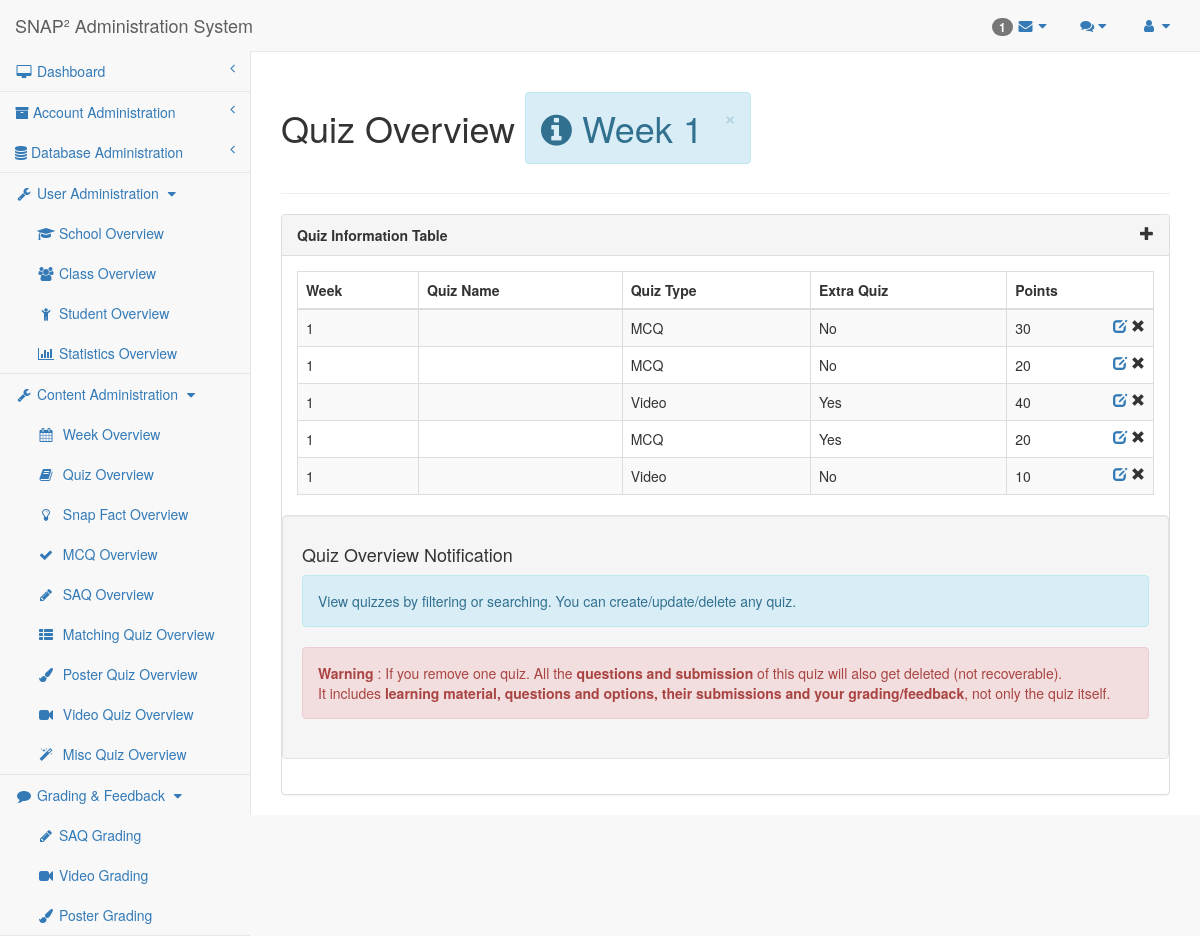
Before: /researcher/quiz.php?week=1 (signed in) with the older database file.
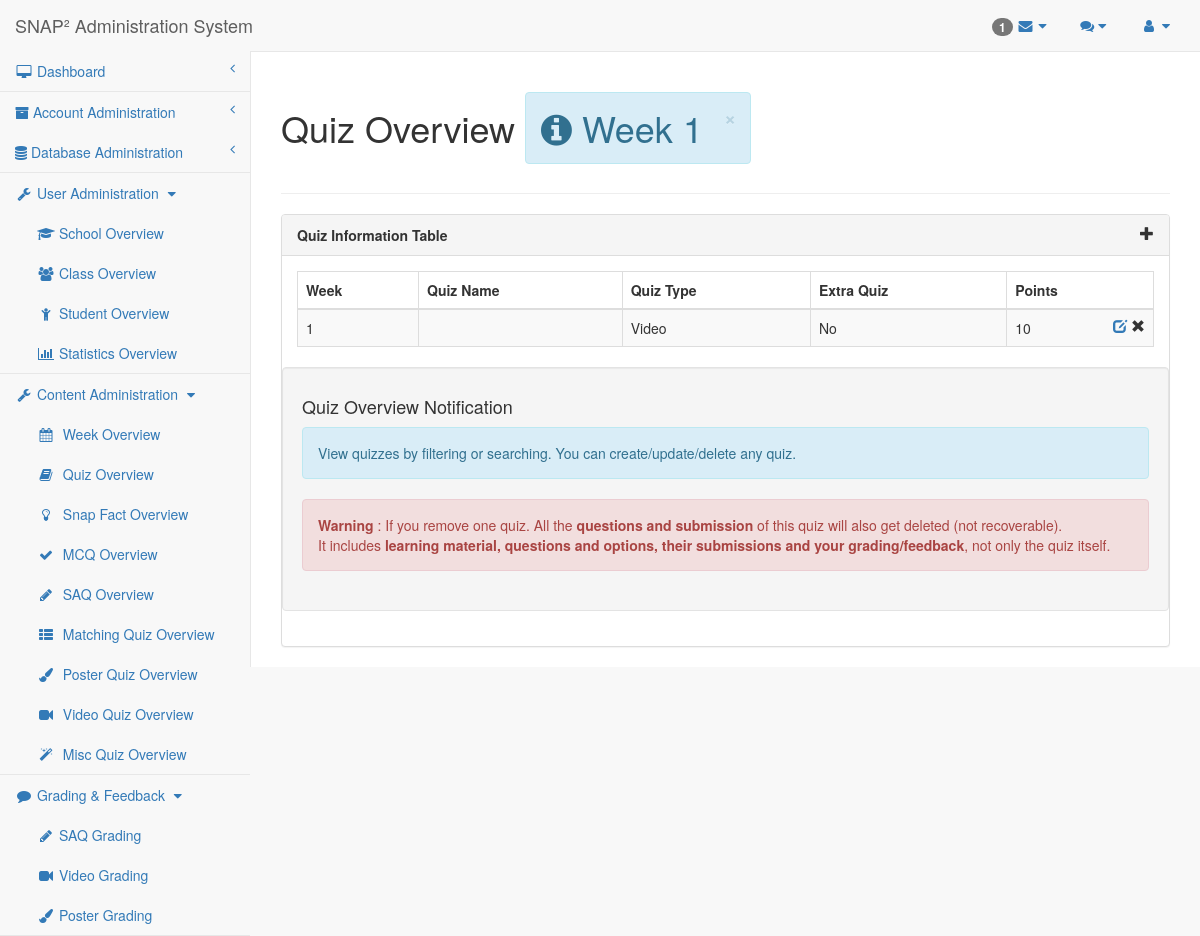
After: the same page with the newer database file.
### tables this page shows
CREATE TABLE `quiz` (
  `QuizID` mediumint(9) NOT NULL AUTO_INCREMENT,
  `Week` mediumint(9) DEFAULT NULL,
  `QuizType` enum('SAQ','MCQ','Matching','Poster','Misc') DEFAULT NULL,
  `ExtraQuiz` tinyint(1) DEFAULT 0,
  `TopicID` mediumint(9) DEFAULT NULL,
  `QuizName` text DEFAULT NULL,
  PRIMARY KEY (`QuizID`),
  KEY `Quiz_TopicID_FK` (`TopicID`),
  CONSTRAINT `Quiz_TopicID_FK` FOREIGN KEY (`TopicID`) REFERENCES `topic` (`TopicID`) ON DELETE CASCADE ON UPDATE CASCADE
);

CREATE TABLE `mcq_section` (
  `QuizID` mediumint(9) NOT NULL DEFAULT 0,
  `Points` mediumint(9) DEFAULT 0,
  PRIMARY KEY (`QuizID`),
  CONSTRAINT `MCQ_Section_QuizID_FK` FOREIGN KEY (`QuizID`) REFERENCES `quiz` (`QuizID`) ON DELETE CASCADE ON UPDATE CASCADE
);

### researcher/researcher-lib.php (called while the page is built, shortened)
<?php
require_once("../mysql-lib.php");
$userAdminPageArr = array('School', 'Class', 'Student', 'Statistics');
$userAdminIconArr = array('mortar-board', 'users', 'child', 'bar-chart');
$contentAdminPageArr = array('Week', 'Quiz', 'Snap Fact', 'MCQ', 'SAQ', 'Matching', 'Poster', 'Video', 'Misc');
$quizTypeArr = array('Matching', 'Poster', 'Video', 'Image', 'Misc');
$contentAdminIconArr = array('calendar', 'book', 'lightbulb-o', 'check', 'pencil', 'th-list', 'paint-brush', 'video-camera', 'magic');
$gradingPageArr = array('SAQ Grading', 'Video Grading', 'Poster Grading');
$gradingIconArr = array('pencil', 'video-camera', 'paint-brush');
$editableQuizTypeArr = array('MCQ', 'SAQ', 'Matching', 'Poster', 'Video');
$pageName = basename($_SERVER['SCRIPT_FILENAME'], '.php');
$pageNameForView = getPageNameForView($pageName);
function getPageNameForView($pageName)
{
    $pageNameForView = str_replace('-', ' ', str_replace('editor', '', $pageName));
    $pageNameForView = str_replace('mcq', 'Multiple Choice Quiz', $pageNameForView);
    return ucwords($pageNameForView);
}
?>

### mysql-lib.php (called while the page is built, shortened)
<?php
function getQuizzesByWeek(PDO $conn, $week)
{
    $quizSql = "SELECT QuizID, Week, QuizType, TopicName, ExtraQuiz
                   FROM Quiz NATURAL JOIN Topic WHERE Week = ?";
    $quizQuery = $conn->prepare($quizSql);
    $quizQuery->execute(array($week));
    $quizResult = $quizQuery->fetchAll(PDO::FETCH_OBJ);
    return $quizResult;
}
function getQuizPoints(PDO $conn, $quizID)
{
    $pointsBySection = array('MCQ', 'Matching', 'Poster', 'Misc');
    $pointsByQuestion = array('SAQ', 'Video', 'Image');
    $points = 0;
    $quizTypeSql = "SELECT COUNT(*) FROM Quiz WHERE QuizID = ?";
    $quizTypeQuery = $conn->prepare($quizTypeSql);
    $quizTypeQuery->execute(array($quizID));
    if ($quizTypeQuery->fetchColumn() > 0) {
        $quizTypeSql = "SELECT QuizType FROM Quiz WHERE QuizID = ?";
        $quizTypeQuery = $conn->prepare($quizTypeSql);
        $quizTypeQuery->execute(array($quizID));
        $quizTypeResult = $quizTypeQuery->fetch(PDO::FETCH_OBJ);
        $quizType = $quizTypeResult->QuizType;
        if (in_array($quizType, $pointsBySection)) {
            $pointsSql = "SELECT Points AS SumPoints FROM Quiz NATURAL JOIN " . $quizType . "_Section WHERE QuizID = ?";
        } else if (in_array($quizType, $pointsByQuestion)) {
            $pointsSql = "SELECT SUM(Points) AS SumPoints FROM Quiz NATURAL JOIN SAQ_Section NATURAL JOIN SAQ_Question WHERE QuizID = ?";
        } else {
            throw new Exception("Unexpected Quiz Type. QuizID: " . $quizID);
        }
        $pointsQuery = $conn->prepare($pointsSql);
        $pointsQuery->execute(array($quizID));
        $pointsResult = $pointsQuery->fetch(PDO::FETCH_OBJ);
        if (strlen($pointsResult->SumPoints) > 0) {
            $points = $pointsResult->SumPoints;
        }
    }
    return $points;
}

### researcher/quiz.php (the view, shortened to what the changed rows need)
<?php
require_once("../mysql-lib.php");
require_once("researcher-lib.php");
$columnName = array('QuizID', 'Week', 'QuizName', 'QuizType', 'ExtraQuiz', 'Points');
try {
    $conn = db_connect();
} catch (Exception $e) {
    debug_err($e);
}
try {
    if (strpos($pageName, 'quiz') !== false) {
        if (isset($_GET['week'])) {
            $quizResult = getQuizzesByWeek($conn, $_GET['week']);
        } else {
            $quizResult = getQuizzes($conn);
        }
    }
} catch (Exception $e) {
    debug_err($e);
}
?>
<!DOCTYPE html>
<html lang="en">
<?php require_once('header-lib.php'); ?>
<body>
<div id="wrapper">
    <?php require_once('navigation.php'); ?>
    <div id="page-wrapper">
        <div class="row">
            <div class="col-lg-12">
                <h1 class="page-header"><?php echo $pageNameForView; ?> Overview
                    <?php if (isset($_GET['week'])) { ?>
                        <div class="alert alert-info alert-dismissable" style="display: inline-block;">
                            <button type="button" class="close" data-dismiss="alert" aria-hidden="true"
                                    onclick="location.href='quiz.php';">×
                            </button>
                            <i class="fa fa-info-circle"></i> <?php echo 'Week ' . $_GET['week']; ?>
                        </div>
                    <?php } ?>
                </h1>
            </div>
        </div>
        <div class="row">
            <div class="col-lg-12">
                <div class="panel panel-default">
                    <div class="panel-body">
                        <div class="dataTable_wrapper">
                            <table class="table table-striped table-bordered table-hover" id="datatables">
                                <?php require_once('table-head.php'); ?>
                                <tbody>
                                <?php for ($i = 0; $i < count($quizResult); $i++) {
                                    $quizID = $quizResult[$i]->QuizID;
                                    $quizType = getQuizType($conn, $quizID);
                                    $points = getQuizPoints($conn, $quizID);
                                    ?>
                                    <tr class="<?php if ($i % 2 == 0) {
                                        echo "odd";
                                    } else {
                                        echo "even";
                                    } ?>">
                                        <td><?php echo $quizResult[$i]->Week ?></td>
                                        <td><?php echo $quizResult[$i]->QuizName ?></td>
                                        <td><?php echo $quizType ?></td>
                                        <td><?php if($quizResult[$i]->ExtraQuiz==1) echo "Yes"; else echo "No"; ?></td>
                                        <td><?php echo $points ?>
                                            <span class="glyphicon glyphicon-remove pull-right"
                                                  aria-hidden="true"></span>
                                            <span class="pull-right" aria-hidden="true">&nbsp;</span>
                                            <?php if (in_array($quizType, $editableQuizTypeArr)) { ?>
                                                <a href="<?php echo strtolower($quizType); ?>-editor.php?quizID=<?php echo $quizID ?>">
                                                    <span class="glyphicon glyphicon-edit pull-right"
                                                          aria-hidden="true"></span>
                                                </a>
                                            <?php } else if (in_array($quizType, $miscQuizTypeArr)) { ?>
                                                <span class="glyphicon glyphicon-edit pull-right"
                                                      data-toggle="modal"
                                                      data-target="#dialog" aria-hidden="true"></span>
                                            <?php } ?>
                                        </td>
                                    </tr>
                                <?php } ?>
                                </tbody>
                            </table>
                        </div>
                    </div>
                </div>
            </div>
        </div>
    </div>
</div>
<?php require_once('sb-admin-lib.php'); ?>
</body>
</html>

### researcher/navigation.php (shortened to what the changed rows need)
<?php
require_once("../mysql-lib.php");
require_once("researcher-lib.php");
?>
<?php require_once('header-lib.php'); ?>
<nav class="navbar navbar-default navbar-static-top" role="navigation" style="margin-bottom: 0"
     xmlns="http://www.w3.org/1999/html">
    <?php if (isset($_SESSION['researcherID']) && isset($_SESSION['researcherUsername'])): ?>
        <div class="navbar-default sidebar" role="navigation">
            <div class="sidebar-nav navbar-collapse">
                <ul class="nav" id="side-menu">
                    <li>
                        <ul id="userAdmin" class="collapse in nav nav-second-level" aria-expanded="true">
                            <?php for ($i = 0; $i < count($userAdminPageArr); $i++) { ?>
                                <li>
                                    <a href="<?php echo strtolower($userAdminPageArr[$i]); ?>.php"><i
                                                class="fa fa-fw fa-<?php echo $userAdminIconArr[$i]; ?>"></i>&nbsp;<?php echo $userAdminPageArr[$i]; ?>
                                        Overview</a>
                                </li>
                            <?php } ?>
                        </ul>
                    </li>
                    <li>
                        <ul id="contentAdmin" class="collapse in nav nav-second-level" aria-expanded="true">
                            <?php for ($i = 0; $i < count($contentAdminPageArr); $i++) { ?>
                                <li>
                                    <a href="<?php echo str_replace(" ", "-", strtolower($contentAdminPageArr[$i])); ?>.php">
                                        <i class="fa fa-fw fa-<?php echo $contentAdminIconArr[$i]; ?>"></i>
                                        &nbsp;<?php echo $contentAdminPageArr[$i];
                                        if (in_array($contentAdminPageArr[$i], $quizTypeArr)) echo " Quiz" ?>
                                        Overview</a>
                                </li>
                            <?php } ?>
                        </ul>
                    </li>
                    <li>
                        <ul id="gradingPage" class="collapse in nav nav-second-level" aria-expanded="true">
                            <?php for ($i = 0; $i < count($gradingPageArr); $i++) { ?>
                                <li>
                                    <a href="<?php echo str_replace(" ", "-", strtolower($gradingPageArr[$i])); ?>.php"><i
                                                class="fa fa-fw fa-<?php echo $gradingIconArr[$i]; ?>"></i>&nbsp;<?php echo $gradingPageArr[$i]; ?>
                                    </a>
                                </li>
                            <?php } ?>
                        </ul>
                    </li>
                </ul>
            </div>
        </div>
    <? endif; ?>
</nav>
<?php require_once('sb-admin-lib.php'); ?>

### researcher/table-head.php (shortened to what the changed rows need)
<thead>
<tr>
    <?php for ($i = 0; $i < count($columnName); $i++) { ?>
        <th <?php if ($i == 0) {
            echo 'style="display:none"';
        } ?>><?php
            $parts = preg_split('/(?=[A-Z])/', $columnName[$i]);
            for($j=0;$j<count($parts);$j++){
                echo $parts[$j];
            }
            ?></th>
    <?php } ?>
</tr>
</thead>

Changed rows visible on the page:
removed quiz: Week "1", QuizType "MCQ", ExtraQuiz "No", QuizID.Points "30"
removed quiz: Week "1", QuizType "MCQ", ExtraQuiz "No", QuizID.Points "20"
removed quiz: Week "1", quizType "Video", ExtraQuiz "Yes", points "40"
removed quiz: Week "1", QuizType "MCQ", ExtraQuiz "Yes", QuizID.Points "20"
